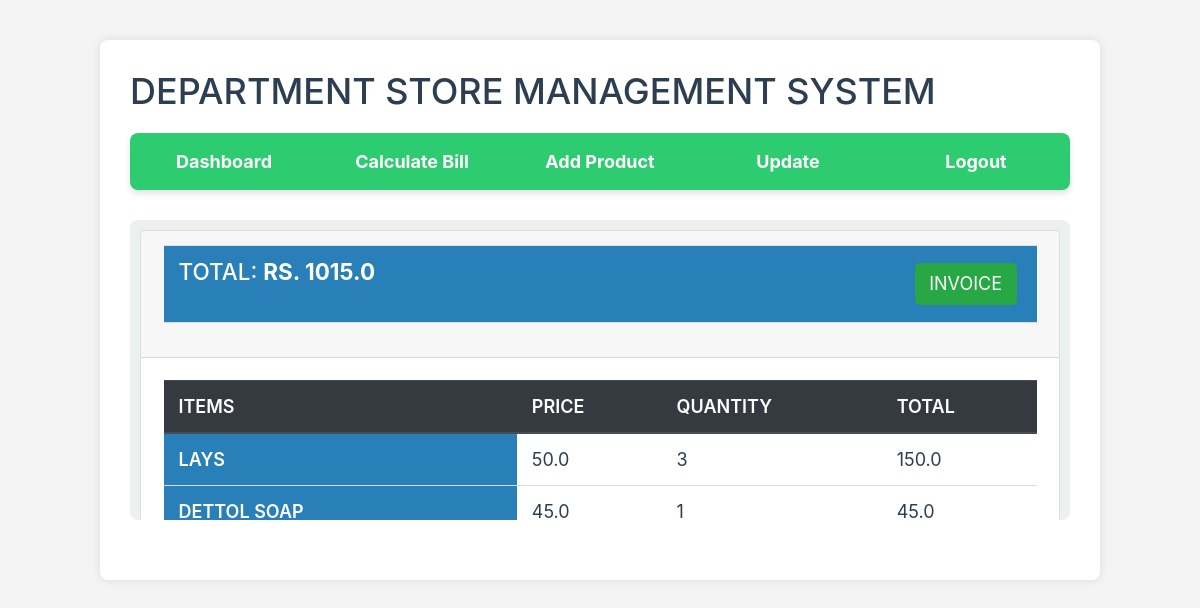
The page /final-bill/5 (signed in) on the database its author committed.
### store/models.py (models this page shows, shortened)
class BillItems(models.Model):
    bill = models.ForeignKey(Bill, on_delete=models.SET_NULL, null=True)
    product = models.ForeignKey(Product, on_delete=models.SET_NULL, null=True)
    quantity = models.IntegerField(default=0, null=True, blank=True)
    def productInfo(self):
        info = {'name':self.product.product_name, 'price': self.product.product_sp}
        return info
    def total(self):
        return self.quantity*self.product.product_sp

class Product(models.Model):
    product_name = models.CharField(max_length=200)
    product_description = models.TextField()
    product_quantity = models.IntegerField()
    product_company = models.CharField(max_length=264)
    product_cp = models.FloatField()
    product_sp = models.FloatField()

### store/views.py (the view)
# urls.py: path('final-bill/<int:id>', views.final_bill, name="final-bill"),
@login_required(login_url="/account/login")
def final_bill(request, id):
    billItems = BillItems.objects.filter(bill=Bill.objects.get(id=id))
    grandTotal = 0
    for i in billItems:
        grandTotal += int(i.quantity)*float(i.product.product_sp)
    context = {'items': billItems, 'billId': id, 'g_total':grandTotal}
    return render(request, 'final-bill.html', context)

### templates/final-bill.html
{% extends 'base.html' %}
{% block content %}
<div class="content form-wrapper">
    <div class="card">
        <div class="card-header">
            <table class="table">
                <tr>
                    <th><h5>Total: <strong>Rs. {{g_total}}</strong></h5></th>
                    <th>
                        <a style="float:right; margin:5px;" href="/print-bill/{{billId}}" class="btn btn-success" target="_blank">Invoice</a>
                    </th>
                </tr>
            </table>
        </div>
        <div class="card-body">
            <table class="table">
                <thead class="thead-dark">
                  <tr>
                    <th scope="col">Items</th>
                    <th scope="col">Price</th>
                    <th scope="col">Quantity</th>
                    <th scope="col">Total</th>
                  </tr>
                </thead>
                <tbody>
                    {% for item in items%}
                  <tr>
                    <th scope="row">{{item.productInfo.name}}</th>
                    <td>{{item.productInfo.price}}</td>
                    <td>{{item.quantity}}</td>
                    <td>{{item.total}}</td>
                  </tr>
                  {% endfor %}
                </tbody>
              </table>
        </div>
    </div>
</div>
{% endblock %}

### static/css/index.css (style rules this page uses)
* { margin: 0; padding: 0; box-sizing: border-box; }
html { font-family: 'Lato', sans-serif; font-weight: 300; font-size: 18px; text-rendering: optimizeLegibility; overflow-x: hidden; }
body { background: #f4f4f4; background-repeat: no-repeat; background-attachment: fixed; background-position: center; }
.form-wrapper { padding: 10px; width: auto; height: 300px; overflow-y: scroll; margin-top: 20px; background-color: #ecf0f1; border-radius: 8px; }
.content { margin: 30px 0; color: #34495e; }
.table { width: 100%; border-collapse: collapse; margin-bottom: 20px; }
.table th, .table td { padding: 12px 15px; border-bottom: 1px solid #ddd; text-align: left; color: #2c3e50; }
.table th { background-color: #2980b9; color: #ffffff; text-transform: uppercase; font-weight: 600; }

### rows shown on the page
BillItems: productInfo.name "LAYS", productInfo.price "50.0", quantity "3", total "150.0"
BillItems: productInfo.name "DETTOL SOAP", productInfo.price "45.0", quantity "1", total "45.0"

### other values the page prints
{{ g_total }} "1015.0"
